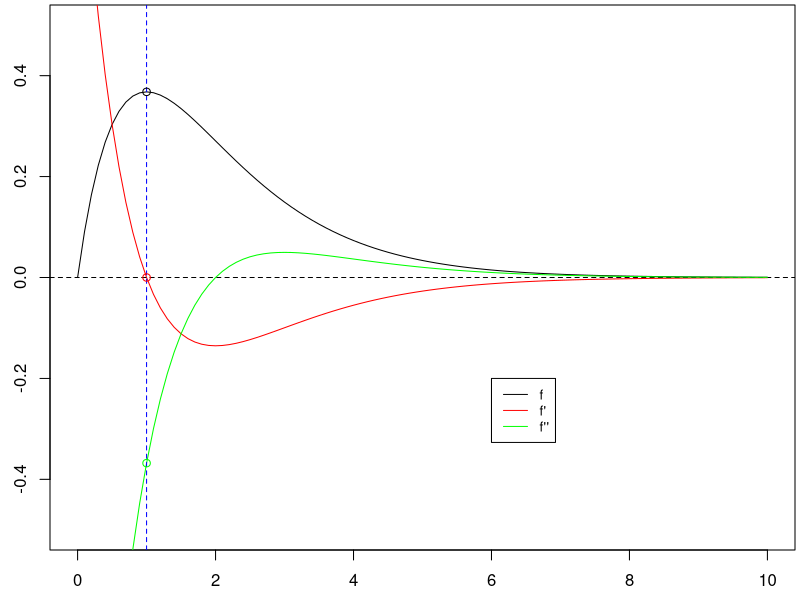
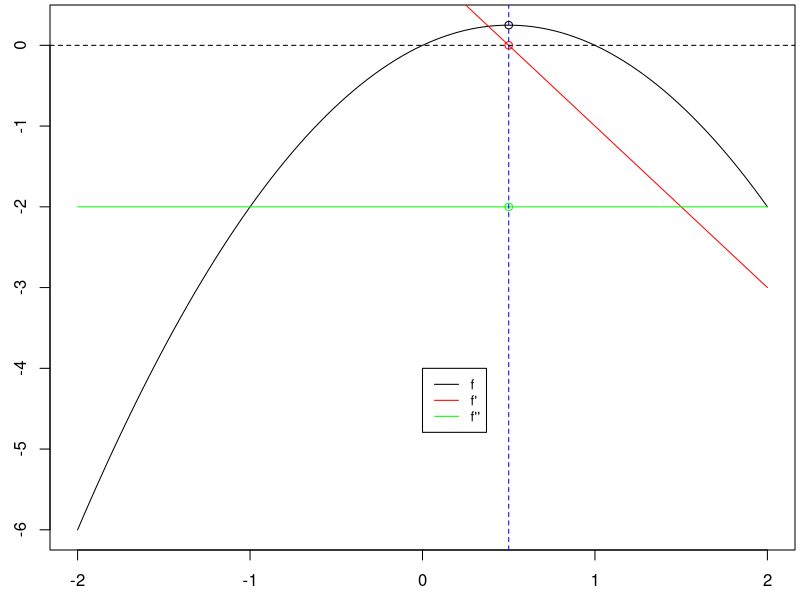
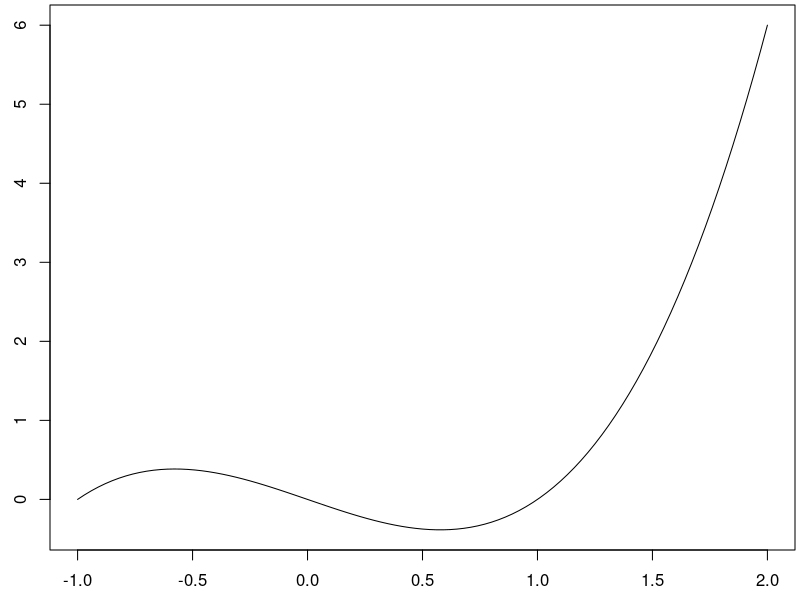

These figures' R source, in order:
rm(list=ls())

f <- function(x){x*exp(-x)}
Df <- function(x){1*exp(-x) - x*(exp(-x))}
D2f <- function(x){-2*exp(-x) + x*exp(-x)}

uniroot(Df,c(-10,10))$root -> cv
cv
Df(cv)
Df(1)
D2f(cv)

my_plot <- function(f,left_bound,right_bound,gap = (right_bound-left_bound)/100, mar = c(2.5,2.5,0.25,0.25), type = "l",... ){
  x <- seq(left_bound,right_bound,gap)
  par(mar=mar)
  plot(x,f(x),type = type,...)
}
my_lines <- function(f,left_bound,right_bound,gap = (right_bound-left_bound)/100, type = "l",... ){
  x <- seq(left_bound,right_bound,gap)
  lines(x,f(x),type = type,...)
}

a<-0
b<-10
par(mfrow=c(1,1))
my_plot(f,a,b,ylim=c(-0.5,0.5))
my_lines(Df,a,b,col = "red")
abline(h=0, lty = 2)
my_lines(D2f,a,b, col = "green")
abline(v=cv,col="blue",lty = 2)
points(cv,f(cv))
points(cv,Df(cv),col="red")
points(cv,D2f(cv),col="green")
legend(6, -.2, legend=c("f", "f\'", "f\'\'"),
       col=c("black","red", "green"), lty=1, cex=0.8)



g <- function(x){x*(1-x)}
Dg <- function(x){1-2*x}
D2g <- function(x){0*x-2}

cv <- uniroot(Dg,c(0,1))$root
cv
D2g(cv)

a <- -2
b <- 2
my_plot(g,a,b)
my_lines(Dg,a,b,col = "red")
abline(h=0, lty = 2)
my_lines(D2g,a,b, col = "green")
abline(v=cv,col="blue",lty = 2)
points(cv,g(cv))
points(cv,Dg(cv),col="red")
points(cv,D2g(cv),col="green")
legend((a+b)/2, (g(a)+g(b))/2, legend=c("f", "f\'", "f\'\'"),
       col=c("black","red", "green"), lty=1, cex=0.8)

h <- function(x){x^3-x}
Dh <- function(x){3*x^2-1}
D2h <- function(x){6*x}

cv1 <- uniroot(Dh,c(-10,0))$root
cv1
cv2 <- uniroot(Dh,c(0,10))$root
cv2
D2h(cv1)
D2h(cv2)

h(-1)
h(-sqrt(1/3))
h(sqrt(1/3))
h(2)

my_plot(h,-1,2)